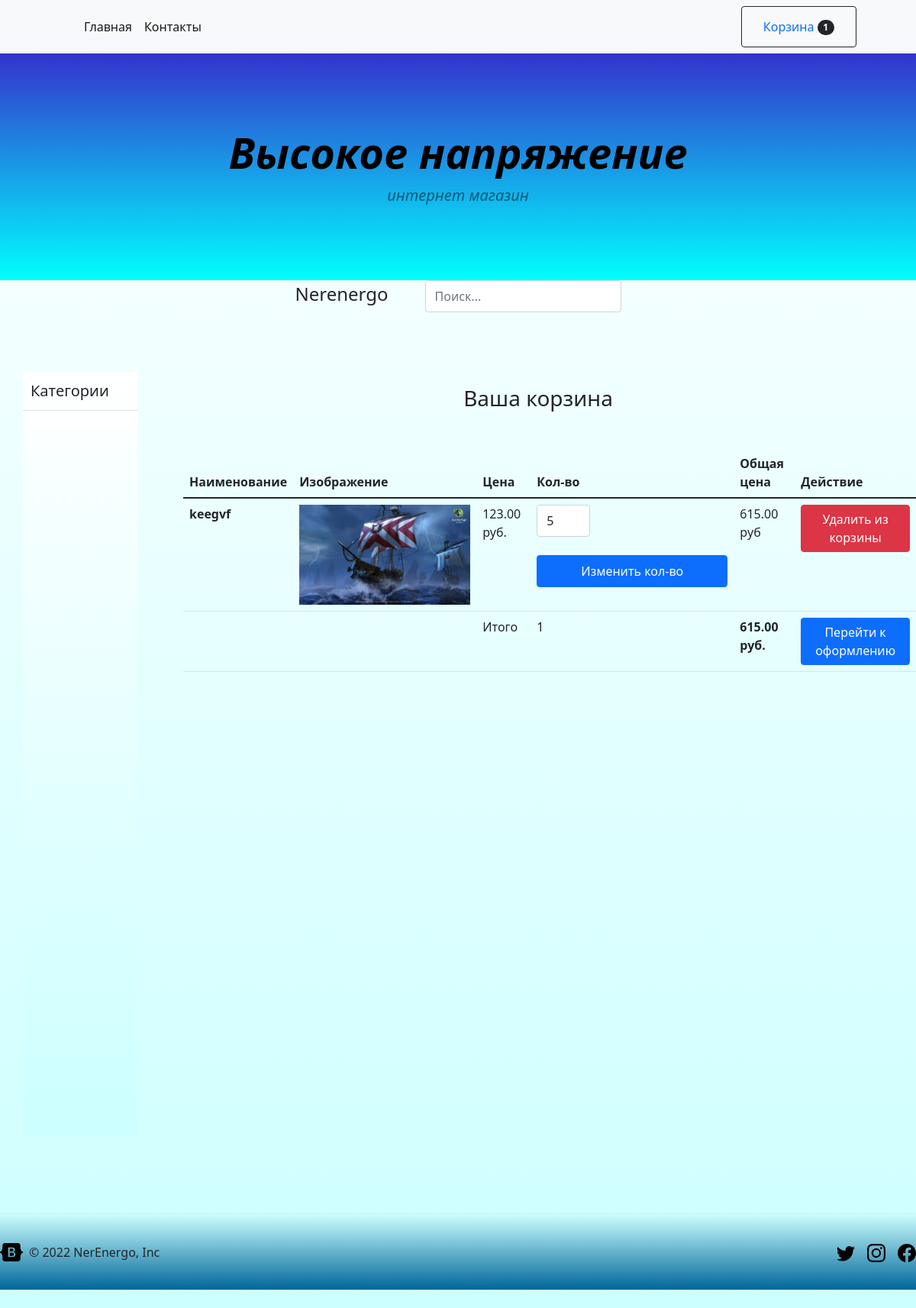
The app's page /cart/ (signed in), older data.
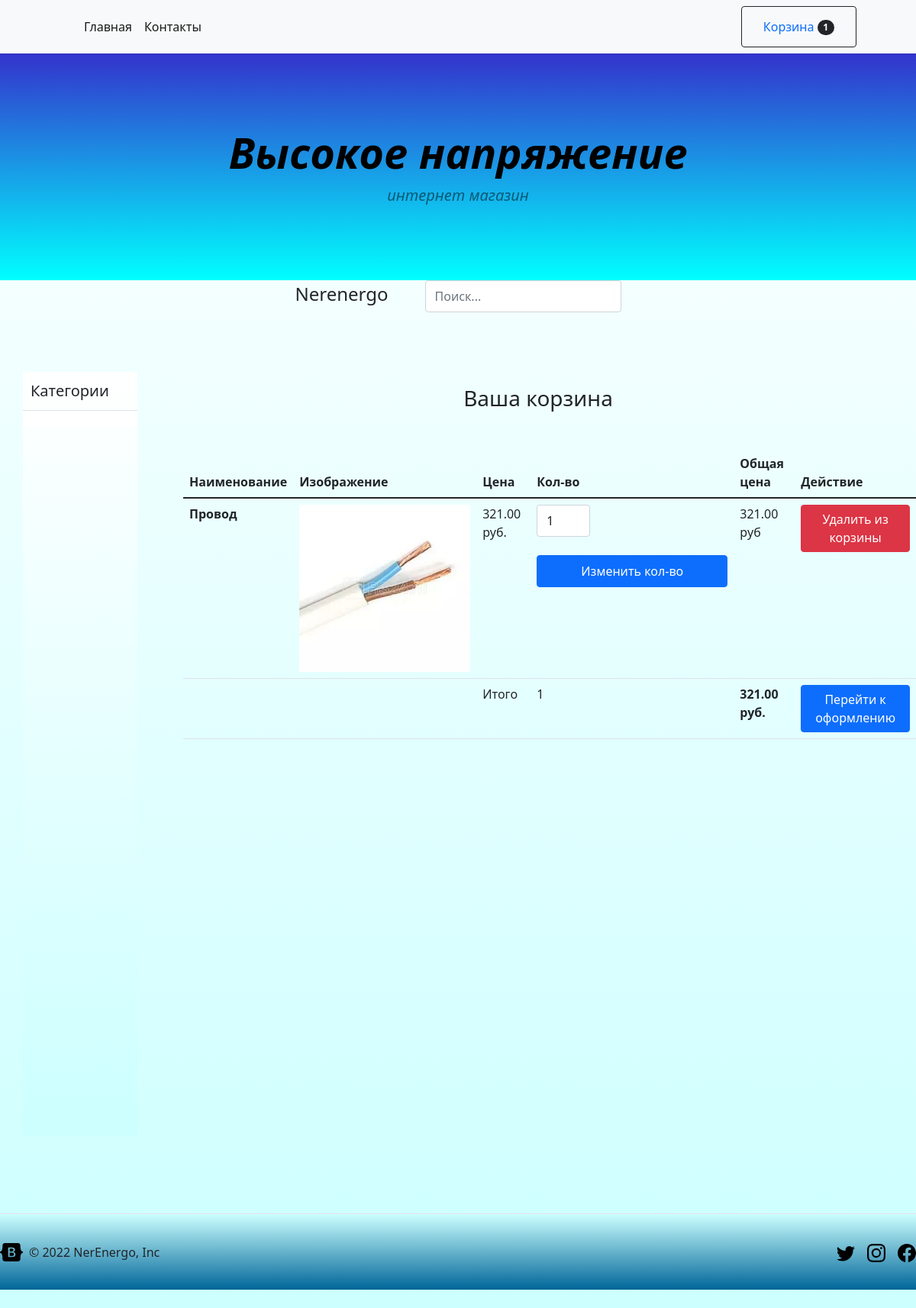
The same page, newer data.
### mainapp/models.py (models this page shows, shortened)
class CartProduct(models.Model):
	user = models.ForeignKey('Customer', null=True, verbose_name='Покупатель', on_delete=models.CASCADE)
	cart = models.ForeignKey('Cart', verbose_name='Корзина', on_delete=models.CASCADE, related_name="related_products")
	content_type = models.ForeignKey(ContentType, on_delete=models.CASCADE)
	object_id = models.PositiveIntegerField()
	content_object = GenericForeignKey('content_type', 'object_id')
	qty = models.PositiveIntegerField(default=1)
	final_price = models.DecimalField(max_digits=9, default=0, decimal_places=2, verbose_name='Общая Цена')

class Product(models.Model):
	category = models.ForeignKey(Category, verbose_name='Категория', on_delete=models.CASCADE)
	title = models.CharField(max_length=255, verbose_name="наименование")
	slug = models.SlugField(unique=True)
	image = models.ImageField(verbose_name='Изображение')
	description = models.TextField(verbose_name='описание', null=True)
	price = models.DecimalField(max_digits=9, decimal_places=2, verbose_name='Цена')
	count_view = models.PositiveIntegerField(default=0, verbose_name='Количество')
	def get_model_name(self):
		return self.__class__.__name__.lower()

class Lighting(Product):
	name = models.CharField(max_length=255, verbose_name='Наименование товара')
	seria = models.CharField(max_length=255, verbose_name='Серия')
	brand = models.CharField(max_length=255, verbose_name='Брэнд')
	articals = models.CharField(max_length=255, verbose_name='Артикул производителя')
	garant_time = models.CharField(max_length=255, verbose_name='Срок гарантии')
	created_cantry = models.CharField(max_length=255, verbose_name='Страна производитель')
	power = models.CharField(max_length=255, verbose_name='Мощность')
	plinth = models.CharField(max_length=255, verbose_name='Цоколь')
	form_light = models.CharField(max_length=255, verbose_name='Форма Лампы')

class Cart(models.Model):
	owner = models.ForeignKey('Customer', null=True, verbose_name='Владелец', on_delete=models.CASCADE)
	product = models.ManyToManyField(CartProduct, blank=True, related_name='related_cart')
	total_product = models.PositiveIntegerField(default=0)
	final_price = models.DecimalField(max_digits=9, default=0, decimal_places=2, verbose_name='Общая Цена')
	in_order = models.BooleanField(default=False)
	for_anonymous_user = models.BooleanField(default=False)

class NonStationaryWire(Product):
	name = models.CharField(max_length=255, verbose_name='Наименование товара')
	brand = models.CharField(max_length=255, verbose_name='Брэнд')
	seria = models.CharField(max_length=255, verbose_name='Серия')
	articals = models.CharField(max_length=255, verbose_name='Артикул производителя')
	garant_time = models.CharField(max_length=255, verbose_name='Срок гарантии')
	created_cantry = models.CharField(max_length=255, verbose_name='Страна производитель')
	nominal_section = models.CharField(max_length=255, verbose_name='Наминально сечение проводника')
	material = models.CharField(max_length=255, verbose_name='Материал жил проводника')
	conductor_class = models.CharField(max_length=255, verbose_name='Класс токопроводящей жилы')
	form_wire = models.CharField(max_length=255, verbose_name='Форма жил проводника')

### mainapp/views.py (the view)
# urls.py: path('cart/', CartView.as_view(), name='cart'),
class CartView(CartMixin, View):
    def get(self, request, *args, **kwargs):
        categories = Category.objects.all()
        context = {
            'cart': self.cart,
            'categories': categories
        }
        return render(request, 'cart.html', context)

### mainapp/mixins.py (called while the page is built)
	def dispatch(self, request, *args, **kwargs):
		if request.user.is_authenticated:
			customer = Customer.objects.filter(user=request.user).first()
			if not customer:
				customer = Customer.objects.create(user=request.user)
			cart = Cart.objects.filter(owner=customer).first()
			if not cart:
				cart = Cart.objects.create(owner=customer)
		else:
			cart = Cart.objects.filter(for_anonymous_user=True).first()
			if not cart:
				cart = Cart.objects.create(for_anonymous_user=True)
		self.cart = cart
		return super().dispatch(request, *args, **kwargs)

### mainapp/templates/cart.html (shortened to what this page needs)
{% extends 'base.html' %}
{% block content %}
	<h3 class="text-center mt-5 mb-5" >Ваша корзина {% if not cart.product.count %}пуста{% endif %}</h3>
	{% if cart.product.count%}
	<table class="table" id="content-sec">
		<thead>
			<tr>
				<th scope="col">Наименование</th>
				<th scope="col">Изображение</th>
				<th scope="col">Цена</th>
				<th scope="col">Кол-во</th>
					<th scope="col">Общая цена</th>
				<th scope="col">Действие</th>
			</tr>
		</thead>
		<tbody>
	  	{% for item in cart.product.all %}
	  	<tr>
		  	<th scope="row">{{ item.content_object.title }}</th>
		  	<td class="w-25"><img src="{{ item.content_object.image.url }}" class="img-fluid"></td>
		  	<td>{{ item.content_object.price }} руб.</td>
		  	<td>
		  		<form action="{% url 'change_qty' ct_model=item.content_object.get_model_name slug=item.content_object.slug %}" method="POST">
		  			<input type="number" class="form-control" name="qty" style="width: 70px;" min="1" value="{{ item.qty }}">
		  			<br>
		  			<input type="submit" class="btn btn-primary" value="Изменить кол-во">
		  		</form>
		  	</td>
		  		<td>{{ item.final_price }} руб</td>
		  	<td>
		  		<a href="{% url 'delete_from_cart' ct_model=item.content_object.get_model_name slug=item.content_object.slug %}"><button class="btn btn-danger">Удалить из корзины</button>
		  	</td>
		</tr>
		{% endfor %}
			<tr>
				<td colspan="2"></td>
				<td>Итого</td>
				<td>{{ cart.total_product }}</td>
				<td><strong>{{ cart.final_price }} руб.</strong></td>
				<td><a href="{% url 'checkout' %}"><button class="btn btn-primary">Перейти к оформлению</button></a></td>
			</tr>
		</tbody>
	</table>
{% endif %}
{% endblock content %}

### mainapp/templates/base.html (shortened to what this page needs)
<!DOCTYPE html>
<html lang="en">
    <head>
        <link href="https://cdn.jsdelivr.net/npm/bootstrap@5.1.3/dist/css/bootstrap.min.css" rel="stylesheet">
    </head>
    <body>
        <nav class="navbar navbar-expand-lg navbar-light bg-light">
            <div class="container px-4 px-lg-5">
                <div class="collapse navbar-collapse" id="navbarSupportedContent">
                    <ul class="navbar-nav me-auto mb-2 mb-lg-0 ms-lg-4">
                        <li class="nav-item"><a class="nav-link active" aria-current="page" href="{% url 'base.html' %}">Главная</a></li>
                        <li class="nav-item"><a class="nav-link active" aria-current="page" href="{% url 'contact' %}">Контакты</a></li>
                    </ul>
                    <form class="d-flex">
                        <button class="btn btn-outline-dark" type="submit">
                            <a class="nav-link" href="{% url 'cart' %}">Корзина<span class="badge bg-dark text-white ms-1 rounded-pill">{{cart.product.count}}</span></a>
                        </button>
                    </form>
                </div>
            </div>
        </nav>
        <header class=" py-5" id="header">
            <div class="container px-4 px-lg-5 my-5">
                <div class="text-center text-black" id="header_text">
                    <h1 class="display-4 fw-bolder">Высокое напряжение</h1>
                    <p class="lead fw-normal text-black-50 mb-0">интернет магазин</p>
                </div>
            </div>
        </header>
            <div class="container d-flex flex-wrap justify-content-center">
                <a href="{% url 'base.html' %}" class="d-flex mb-3 mb-lg-0 me-lg-5 text-dark text-decoration-none">
                    <span class="fs-4">Nerenergo</span>
                </a>
                <form class="col-12 col-lg-auto mb-3 mb-lg-0">
                    <input type="search" class="form-control" placeholder="Поиск..." aria-label="Search">
                </form>
            </div>
        <section class="py-5" id="">
            <div class="nav-pan text-black" id="nav-pan" class="wrapper">
                <a href="/" class="d-flex align-items-center link-dark text-decoration-none border-bottom">
                    <span class="fs-5 fw-semibold align-items-center" id="nav-span">Категории</span>
                </a>
                {% load mptt_tags %}
                <ul class="menu">
                    {% recursetree categories %}
                    <li class="menu__list"><a href="/category/{{node.slug}}" {% if not node.is_child_node %} data-toggle="dropdown" aria-expanded="True" {% endif %}>{{ node.name }}</a>
                    </li>
                    {% endrecursetree %}
                </ul>
            </div>
            {% block content %}{% endblock content %}
        </section>
        <footer class="d-flex flex-wrap justify-content-between align-items-center py-3 my-4 border-top" id="footer-down">
            <div class="col-md-4 d-flex align-items-center">
                <a href="/" class="mb-3 me-2 mb-md-0 text-muted text-decoration-none lh-1">
                    <svg class="bi" width="30" height="24"><use xlink:href="#bootstrap"/></svg>
                </a>
                <span class="text-muted-black-center" >&copy; 2022 NerEnergo, Inc</span>
            </div>
            <ul class="nav col-md-4 justify-content-end list-unstyled d-flex">
                <li class="ms-3"><a class="text-muted" href="#"><svg class="bi" width="24" height="24"><use xlink:href="#twitter"/></svg></a></li>
                <li class="ms-3"><a class="text-muted" href="https://www.instagram.com/"><svg class="bi" width="24" height="24"><use xlink:href="#instagram"/></svg></a></li>
                <li class="ms-3"><a class="text-muted" href="#"><svg class="bi" width="24" height="24"><use xlink:href="#facebook"/></svg></a></li>
            </ul>
        </footer>
    </body>
</html>

Row changes from the older to the newer data that the page shows:
removed CartProduct: content_object "keegvf", content_object.image (picture), content_object.price "123.00", qty "5", final_price "615.00"
changed Cart: final_price "615.00" → "321.00"
added CartProduct: content_object "Провод", content_object.image (picture), content_object.price "321.00", qty "1", final_price "321.00"
